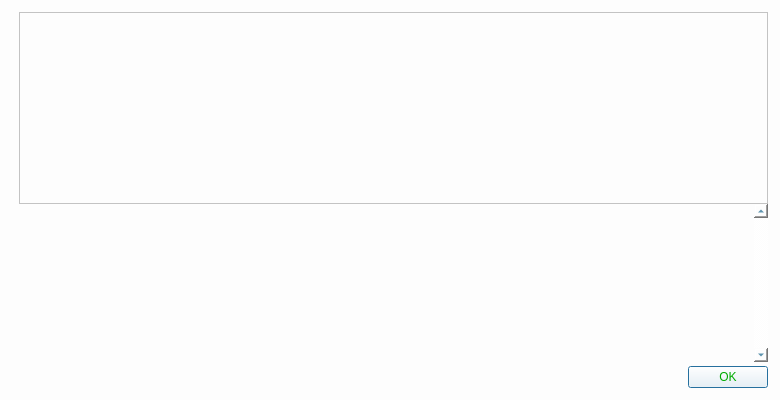
<?xml version="1.0" encoding="UTF-8"?>
<ui version="4.0">
 <class>HelpMessageDialog</class>
 <widget class="QDialog" name="HelpMessageDialog">
  <property name="geometry">
   <rect>
    <x>0</x>
    <y>0</y>
    <width>780</width>
    <height>400</height>
   </rect>
  </property>
  <property name="styleSheet">
   <string notr="true">color: rgb(0, 85, 127);
font: 75 10pt &quot;Segoe Print&quot;;
background-color: rgb(253, 253, 253);</string>
  </property>
  <layout class="QHBoxLayout" name="horizontalLayout_2">
   <property name="spacing">
    <number>0</number>
   </property>
   <property name="leftMargin">
    <number>12</number>
   </property>
   <property name="topMargin">
    <number>12</number>
   </property>
   <property name="rightMargin">
    <number>12</number>
   </property>
   <property name="bottomMargin">
    <number>12</number>
   </property>
   <item>
    <layout class="QVBoxLayout" name="verticalLayoutLogo" stretch="0,0">
     <property name="leftMargin">
      <number>0</number>
     </property>
     <property name="topMargin">
      <number>4</number>
     </property>
     <property name="rightMargin">
      <number>0</number>
     </property>
     <item>
      <widget class="QLabel" name="aboutLogo">
       <property name="sizePolicy">
        <sizepolicy hsizetype="Preferred" vsizetype="Ignored">
         <horstretch>0</horstretch>
         <verstretch>0</verstretch>
        </sizepolicy>
       </property>
       <property name="maximumSize">
        <size>
         <width>100</width>
         <height>100</height>
        </size>
       </property>
       <property name="pixmap">
        <pixmap resource="../bitcoin.qrc">:/icons/zurcoin</pixmap>
       </property>
       <property name="scaledContents">
        <bool>true</bool>
       </property>
       <property name="alignment">
        <set>Qt::AlignLeading|Qt::AlignLeft|Qt::AlignTop</set>
       </property>
      </widget>
     </item>
     <item>
      <widget class="QFrame" name="frame">
       <property name="frameShape">
        <enum>QFrame::NoFrame</enum>
       </property>
       <property name="frameShadow">
        <enum>QFrame::Raised</enum>
       </property>
      </widget>
     </item>
    </layout>
   </item>
   <item>
    <layout class="QVBoxLayout" name="verticalLayout">
     <item>
      <widget class="QTextEdit" name="helpMessage">
       <property name="readOnly">
        <bool>true</bool>
       </property>
      </widget>
     </item>
     <item>
      <widget class="QScrollArea" name="scrollArea">
       <property name="frameShape">
        <enum>QFrame::NoFrame</enum>
       </property>
       <property name="verticalScrollBarPolicy">
        <enum>Qt::ScrollBarAlwaysOn</enum>
       </property>
       <property name="widgetResizable">
        <bool>true</bool>
       </property>
       <widget class="QWidget" name="scrollAreaWidgetContents">
        <property name="geometry">
         <rect>
          <x>0</x>
          <y>0</y>
          <width>638</width>
          <height>129</height>
         </rect>
        </property>
        <layout class="QVBoxLayout" name="verticalLayout_2">
         <item>
          <widget class="QLabel" name="aboutMessage">
           <property name="cursor">
            <cursorShape>IBeamCursor</cursorShape>
           </property>
           <property name="textFormat">
            <enum>Qt::PlainText</enum>
           </property>
           <property name="alignment">
            <set>Qt::AlignLeading|Qt::AlignLeft|Qt::AlignTop</set>
           </property>
           <property name="openExternalLinks">
            <bool>true</bool>
           </property>
           <property name="textInteractionFlags">
            <set>Qt::LinksAccessibleByMouse|Qt::TextSelectableByKeyboard|Qt::TextSelectableByMouse</set>
           </property>
          </widget>
         </item>
        </layout>
       </widget>
      </widget>
     </item>
     <item>
      <spacer name="verticalSpacer">
       <property name="orientation">
        <enum>Qt::Vertical</enum>
       </property>
       <property name="sizeType">
        <enum>QSizePolicy::Fixed</enum>
       </property>
       <property name="sizeHint" stdset="0">
        <size>
         <width>4</width>
         <height>4</height>
        </size>
       </property>
      </spacer>
     </item>
     <item>
      <widget class="QDialogButtonBox" name="okButton">
       <property name="styleSheet">
        <string notr="true">color: rgb(0, 170, 0);
font: 75 10pt &quot;Segoe Print&quot;;</string>
       </property>
       <property name="orientation">
        <enum>Qt::Horizontal</enum>
       </property>
       <property name="standardButtons">
        <set>QDialogButtonBox::Ok</set>
       </property>
      </widget>
     </item>
    </layout>
   </item>
  </layout>
 </widget>
 <resources>
  <include location="../bitcoin.qrc"/>
 </resources>
 <connections>
  <connection>
   <sender>okButton</sender>
   <signal>accepted()</signal>
   <receiver>HelpMessageDialog</receiver>
   <slot>accept()</slot>
   <hints>
    <hint type="sourcelabel">
     <x>20</x>
     <y>20</y>
    </hint>
    <hint type="destinationlabel">
     <x>20</x>
     <y>20</y>
    </hint>
   </hints>
  </connection>
  <connection>
   <sender>okButton</sender>
   <signal>rejected()</signal>
   <receiver>HelpMessageDialog</receiver>
   <slot>reject()</slot>
   <hints>
    <hint type="sourcelabel">
     <x>20</x>
     <y>20</y>
    </hint>
    <hint type="destinationlabel">
     <x>20</x>
     <y>20</y>
    </hint>
   </hints>
  </connection>
 </connections>
</ui>
